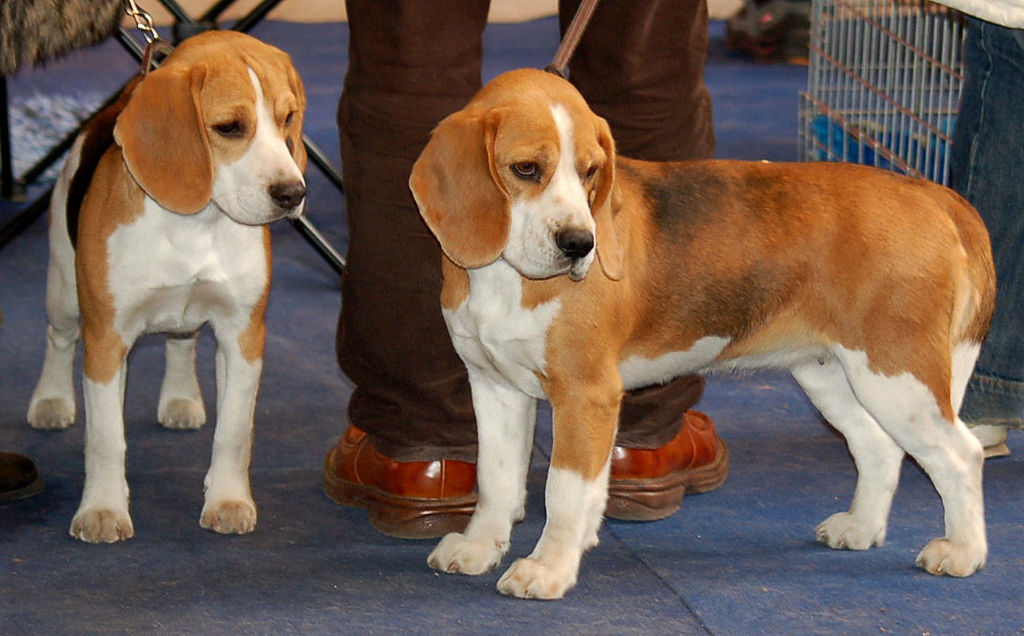
#> input picture object_detection/test_images/image1.jpg, 1024 x 636 px
$ python color_spilt.py --image object_detection/test_images/image1.jpg
#> lines starting #> are read from the running program, lines starting #| are printed output that depends on the picture
### utils.py
# -*- coding: utf-8 -*-
# 导入必要的库
import numpy as np
import cv2


def centroid_histogram(clt):

    numLabels = np.arange(0, len(np.unique(clt.labels_)) + 1)
    (hist, _) = np.histogram(clt.labels_, bins=numLabels)

    hist = hist.astype("float")
    hist /= hist.sum()

    return hist


def plot_colors(hist, centroids):

    bar = np.zeros((50, 300, 3), dtype="uint8")
    startX = 0

    for (percent, color) in zip(hist, centroids):
        endX = startX + (percent * 300)
        cv2.rectangle(bar, (int(startX), 0), (int(endX), 50),
                      color.astype("uint8").tolist(), -1)
        startX = endX

    return bar


# [14 lines left out: function RGB_to_HSV, not called in this run]


def rgb2hsv(r, g, b):
    r, g, b = r/255.0, g/255.0, b/255.0
    mx = max(r, g, b)
    mn = min(r, g, b)
    df = mx-mn
    if mx == mn:
        h = 0
    elif mx == r:
        h = (60 * ((g-b)/df) + 360) % 360
    elif mx == g:
        h = (60 * ((b-r)/df) + 120) % 360
    elif mx == b:
        h = (60 * ((r-g)/df) + 240) % 360
    if mx == 0:
        s = 0
    else:
        s = df/mx
    v = mx
    return h, s, v

### color_spilt.py
# -*- coding: utf-8 -*-
# 导入必要的库
from __future__ import division
from sklearn.cluster import KMeans   # 这里用scikit-learn库中的K-Means算法
import matplotlib.pyplot as plt      # 使用matplotlib显示图片
import argparse                      # 用argparse解析命令行参数
import utils
import cv2                           # 导入OpenCV库
import numpy as np
import colorsys
import math
import hsb

# 解析命令行参数  -i指定图片  -c表示要产生几个主要颜色
ap = argparse.ArgumentParser()
ap.add_argument("-i", "--image", required=True, help="Path to the image")
ap.add_argument("-c", "--clusters", required=False, type=int,
                help="# of clusters", default=3)
args = vars(ap.parse_args())

# 加载图片并从BGR转为RGB，matplotlib需要RGB格式
image = cv2.imread(args["image"])
#> image is the input picture: shape (636, 1024, 3); mean B, G, R 81.9, 93.2, 112
image = cv2.cvtColor(image, cv2.COLOR_BGR2RGB)

# 显示原始图片
plt.figure()
plt.axis("off")
plt.imshow(image)

# 把mxn的矩阵像素转为一维像素
image = image.reshape((image.shape[0] * image.shape[1], 3))

# 使用KMeans算法找到图片的主要颜色
clt = KMeans(n_clusters=args["clusters"])
clt.fit(image)

# # 在utils.py中定义，绘制主要颜色条
hist = utils.centroid_histogram(clt)
bar = utils.plot_colors(hist, clt.cluster_centers_)
#> after the loop in plot_colors, `for (percent, color) in zip(hist, centroids):`:
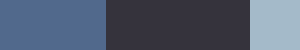
#> bar: shape (50, 300, 3); mean of channels 0, 1, 2 111.8, 92.6, 81.4; drawn as B, G, R

for (percent, color) in zip(hist, clt.cluster_centers_):
    print(color)
    print(utils.rgb2hsv(color[0], color[1], color[2]))

# [18 lines of commented-out code are left out]
